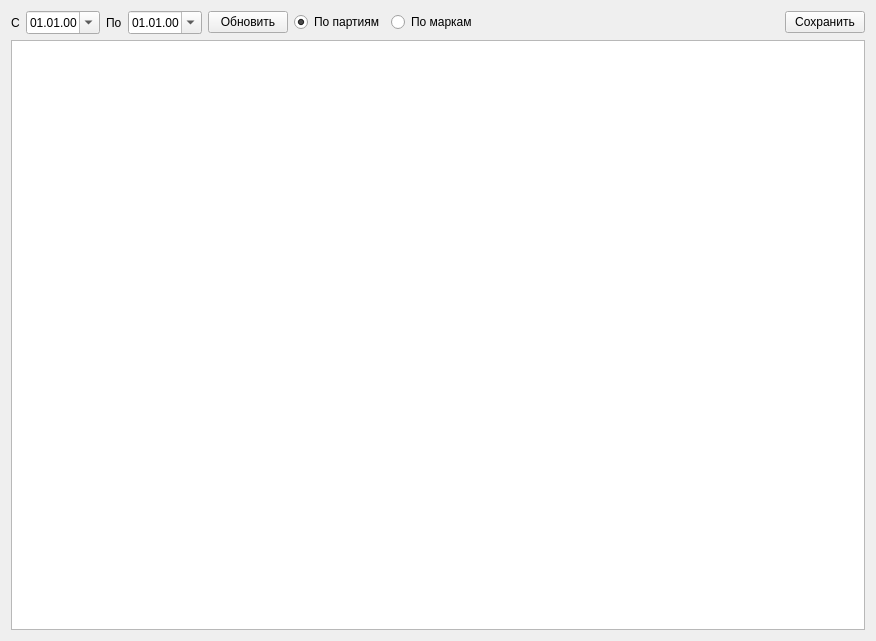
<?xml version="1.0" encoding="UTF-8"?>
<ui version="4.0">
 <class>FormReport</class>
 <widget class="QWidget" name="FormReport">
  <property name="geometry">
   <rect>
    <x>0</x>
    <y>0</y>
    <width>876</width>
    <height>641</height>
   </rect>
  </property>
  <property name="windowTitle">
   <string>Form</string>
  </property>
  <layout class="QVBoxLayout" name="verticalLayout">
   <item>
    <layout class="QHBoxLayout" name="horizontalLayout">
     <item>
      <widget class="QLabel" name="label">
       <property name="text">
        <string>С</string>
       </property>
      </widget>
     </item>
     <item>
      <widget class="QDateEdit" name="dateEditBeg">
       <property name="displayFormat">
        <string>dd.MM.yy</string>
       </property>
       <property name="calendarPopup">
        <bool>true</bool>
       </property>
      </widget>
     </item>
     <item>
      <widget class="QLabel" name="label_2">
       <property name="text">
        <string>По</string>
       </property>
      </widget>
     </item>
     <item>
      <widget class="QDateEdit" name="dateEditEnd">
       <property name="displayFormat">
        <string>dd.MM.yy</string>
       </property>
       <property name="calendarPopup">
        <bool>true</bool>
       </property>
      </widget>
     </item>
     <item>
      <widget class="QPushButton" name="pushButtonUpd">
       <property name="text">
        <string>Обновить</string>
       </property>
      </widget>
     </item>
     <item>
      <widget class="QRadioButton" name="radioButtonPart">
       <property name="text">
        <string>По партиям</string>
       </property>
       <property name="checked">
        <bool>true</bool>
       </property>
      </widget>
     </item>
     <item>
      <widget class="QRadioButton" name="radioButtonMark">
       <property name="text">
        <string>По маркам</string>
       </property>
      </widget>
     </item>
     <item>
      <spacer name="horizontalSpacer">
       <property name="orientation">
        <enum>Qt::Orientation::Horizontal</enum>
       </property>
       <property name="sizeHint" stdset="0">
        <size>
         <width>40</width>
         <height>20</height>
        </size>
       </property>
      </spacer>
     </item>
     <item>
      <widget class="QPushButton" name="pushButtonSave">
       <property name="text">
        <string>Сохранить</string>
       </property>
      </widget>
     </item>
    </layout>
   </item>
   <item>
    <widget class="QTableView" name="tableView"/>
   </item>
  </layout>
 </widget>
 <resources/>
 <connections/>
</ui>
